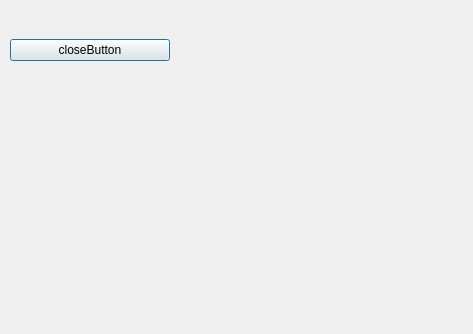
<?xml version="1.0" encoding="UTF-8"?>
<ui version="4.0">
 <class>Dialog</class>
 <widget class="QDialog" name="Dialog">
  <property name="geometry">
   <rect>
    <x>0</x>
    <y>0</y>
    <width>473</width>
    <height>334</height>
   </rect>
  </property>
  <property name="windowTitle">
   <string>Dialog</string>
  </property>
  <widget class="QWidget" name="verticalLayoutWidget">
   <property name="geometry">
    <rect>
     <x>10</x>
     <y>10</y>
     <width>160</width>
     <height>80</height>
    </rect>
   </property>
   <layout class="QVBoxLayout" name="verticalLayout">
    <item>
     <layout class="QGridLayout" name="gridLayout"/>
    </item>
    <item>
     <widget class="QPushButton" name="pushButton">
      <property name="text">
       <string>closeButton</string>
      </property>
     </widget>
    </item>
   </layout>
  </widget>
 </widget>
 <resources/>
 <connections/>
</ui>
